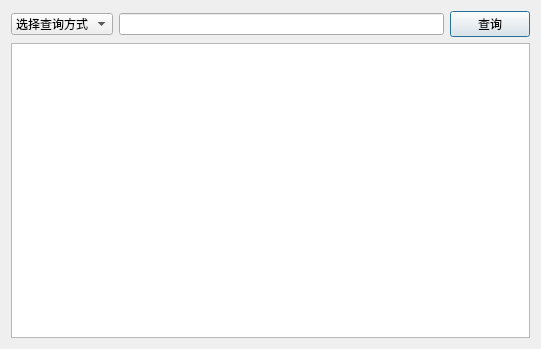
<?xml version="1.0" encoding="UTF-8"?>
<ui version="4.0">
 <class>queryStu</class>
 <widget class="QDialog" name="queryStu">
  <property name="geometry">
   <rect>
    <x>0</x>
    <y>0</y>
    <width>541</width>
    <height>349</height>
   </rect>
  </property>
  <property name="windowTitle">
   <string>Dialog</string>
  </property>
  <layout class="QVBoxLayout" name="verticalLayout" stretch="2,6">
   <item>
    <layout class="QHBoxLayout" name="horizontalLayout">
     <item>
      <widget class="QComboBox" name="cbb_method">
       <item>
        <property name="text">
         <string>选择查询方式</string>
        </property>
       </item>
       <item>
        <property name="text">
         <string>按姓名</string>
        </property>
       </item>
       <item>
        <property name="text">
         <string>按学号</string>
        </property>
       </item>
       <item>
        <property name="text">
         <string>按院系</string>
        </property>
       </item>
      </widget>
     </item>
     <item>
      <widget class="QLineEdit" name="le_cnt"/>
     </item>
     <item>
      <widget class="QPushButton" name="btn_search">
       <property name="text">
        <string>查询</string>
       </property>
      </widget>
     </item>
    </layout>
   </item>
   <item>
    <widget class="QTableView" name="tableView"/>
   </item>
  </layout>
 </widget>
 <resources/>
 <connections/>
</ui>
